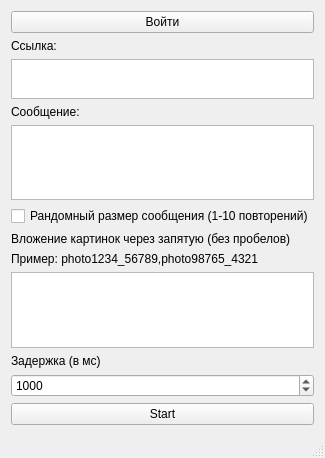
<?xml version="1.0" encoding="UTF-8"?>
<ui version="4.0">
 <class>MainWindow</class>
 <widget class="QMainWindow" name="MainWindow">
  <property name="geometry">
   <rect>
    <x>0</x>
    <y>0</y>
    <width>291</width>
    <height>458</height>
   </rect>
  </property>
  <property name="windowTitle">
   <string>MainWindow</string>
  </property>
  <property name="styleSheet">
   <string notr="true"/>
  </property>
  <widget class="QWidget" name="centralWidget">
   <layout class="QGridLayout" name="gridLayout">
    <item row="20" column="0">
     <widget class="QPlainTextEdit" name="attachments">
      <property name="plainText">
       <string/>
      </property>
     </widget>
    </item>
    <item row="23" column="0">
     <widget class="QPushButton" name="StartButton">
      <property name="text">
       <string>Start</string>
      </property>
     </widget>
    </item>
    <item row="6" column="0">
     <widget class="QLabel" name="label">
      <property name="text">
       <string>Ссылка:</string>
      </property>
     </widget>
    </item>
    <item row="11" column="0">
     <widget class="QLabel" name="label_2">
      <property name="text">
       <string>Сообщение:</string>
      </property>
     </widget>
    </item>
    <item row="22" column="0">
     <widget class="QSpinBox" name="Delay">
      <property name="minimum">
       <number>800</number>
      </property>
      <property name="maximum">
       <number>999999999</number>
      </property>
      <property name="singleStep">
       <number>50</number>
      </property>
      <property name="value">
       <number>1000</number>
      </property>
     </widget>
    </item>
    <item row="21" column="0">
     <widget class="QLabel" name="label_3">
      <property name="text">
       <string>Задержка (в мс)</string>
      </property>
     </widget>
    </item>
    <item row="4" column="0">
     <widget class="QPushButton" name="LoginButton">
      <property name="text">
       <string>Войти</string>
      </property>
     </widget>
    </item>
    <item row="12" column="0">
     <widget class="QPlainTextEdit" name="Message">
      <property name="plainText">
       <string/>
      </property>
     </widget>
    </item>
    <item row="16" column="0">
     <widget class="QCheckBox" name="randomize">
      <property name="text">
       <string>Рандомный размер сообщения (1-10 повторений)</string>
      </property>
     </widget>
    </item>
    <item row="17" column="0" rowspan="2">
     <widget class="QLabel" name="label_4">
      <property name="text">
       <string>Вложение картинок через запятую (без пробелов)</string>
      </property>
     </widget>
    </item>
    <item row="19" column="0">
     <widget class="QLabel" name="label_5">
      <property name="text">
       <string>Пример: photo1234_56789,photo98765_4321</string>
      </property>
     </widget>
    </item>
    <item row="7" column="0">
     <widget class="QPlainTextEdit" name="MId">
      <property name="maximumSize">
       <size>
        <width>16777215</width>
        <height>40</height>
       </size>
      </property>
      <property name="plainText">
       <string/>
      </property>
     </widget>
    </item>
   </layout>
  </widget>
  <widget class="QStatusBar" name="statusBar"/>
 </widget>
 <layoutdefault spacing="6" margin="11"/>
 <resources/>
 <connections/>
</ui>
